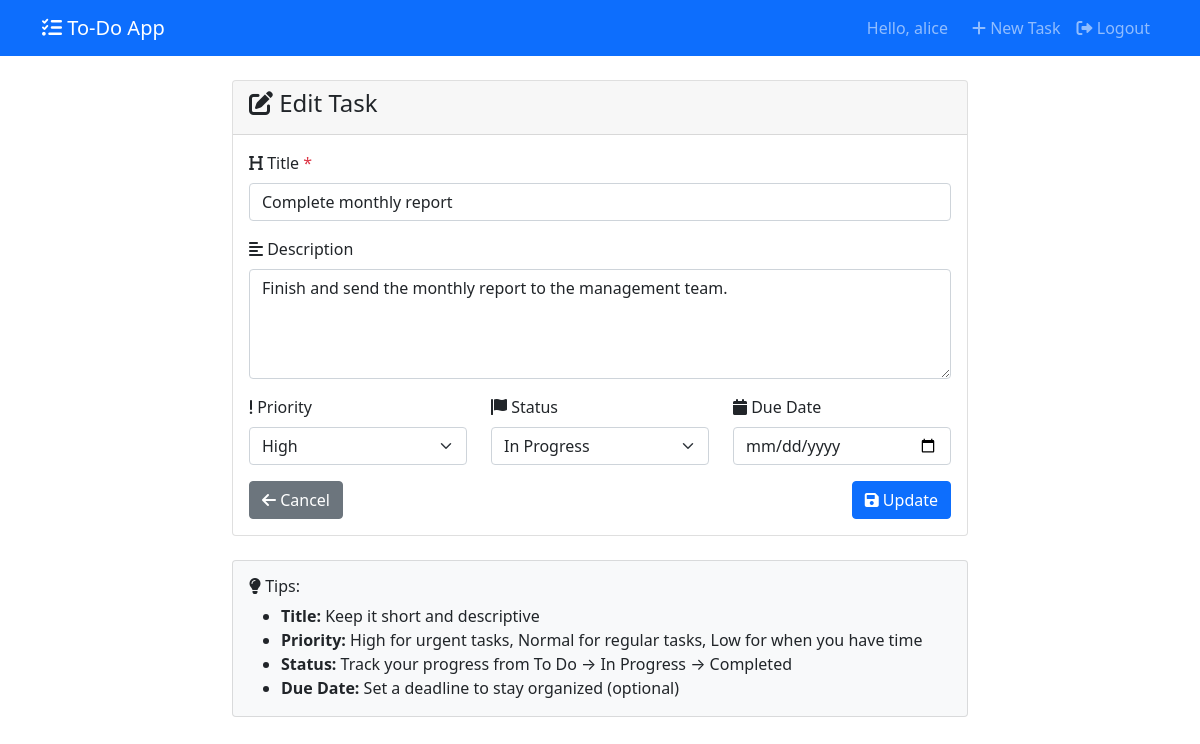
The page /task/1/edit/ (signed in) on the database its author committed.
### tasks/models.py (models this page shows, shortened)
class Task(models.Model):
    PRIORITY_CHOICES = [
        ('low', 'Low'),
        ('normal', 'Normal'),
        ('high', 'High'),
    ]
    STATUS_CHOICES = [
        ('todo', 'To Do'),
        ('in_progress', 'In Progress'),
        ('completed', 'Completed'),
    ]
    user = models.ForeignKey(
        User,
        on_delete=models.CASCADE,
        verbose_name="User",
        help_text="Task owner"
    )
    title = models.CharField(
        max_length=255,
        verbose_name="Title",
        help_text="Task title"
    )
    description = models.TextField(
        blank=True,
        null=True,
        verbose_name="Description",
        help_text="Detailed task description (optional)"
    )
    priority = models.CharField(
        max_length=10,
        choices=PRIORITY_CHOICES,
        default='normal',
        verbose_name="Priority",
        help_text="Task priority level"
    )
    due_date = models.DateField(
        blank=True,
        null=True,
        verbose_name="Due Date",
        help_text="Task deadline (optional)"
    )
    status = models.CharField(
        max_length=15,
        choices=STATUS_CHOICES,
        default='todo',
        verbose_name="Status",
        help_text="Task progress status"
    )
    created_date = models.DateTimeField(
        auto_now_add=True,
        verbose_name="Created Date"
    )
    modified_date = models.DateTimeField(
        auto_now=True,
        verbose_name="Modified Date"
    )
    class Meta:
        verbose_name = "Task"
        verbose_name_plural = "Tasks"
        ordering = ['-created_date']

### tasks/views.py (the view, shortened to what this page needs)
# urls.py: path('task/<int:pk>/edit/', views.TaskUpdateView.as_view(), name='task_update'),
class TaskUpdateView(LoginRequiredMixin, UpdateView):
    model = Task
    template_name = 'tasks/task_form.html'
    fields = ['title', 'description', 'priority', 'due_date', 'status']
    success_url = reverse_lazy('task_list')
    login_url = reverse_lazy('login')
    def get_queryset(self):
        return Task.objects.filter(user=self.request.user)
    def get_context_data(self, **kwargs):
        context = super().get_context_data(**kwargs)
        context['title'] = 'Edit Task'
        context['button_text'] = 'Update'
        return context

### templates/tasks/task_form.html (shortened to what this page needs)
{% extends 'base.html' %}
{% block content %}
<div class="row justify-content-center">
    <div class="col-md-8">
        <div class="card">
            <div class="card-header">
                <h4><i class="fas fa-{% if 'Edit' in title %}edit{% else %}plus{% endif %}"></i> {{ title }}</h4>
            </div>
            <div class="card-body">
                <form method="post">
                    <div class="mb-3">
                        <label for="{{ form.title.id_for_label }}" class="form-label">
                            <i class="fas fa-heading"></i> Title <span class="text-danger">*</span>
                        </label>
                        <input type="text"
                               class="form-control {% if form.title.errors %}is-invalid{% endif %}"
                               id="{{ form.title.id_for_label }}"
                               name="{{ form.title.name }}"
                               value="{{ form.title.value|default:'' }}"
                               placeholder="Enter task title"
                               required>
                    </div>
                    <div class="mb-3">
                        <label for="{{ form.description.id_for_label }}" class="form-label">
                            <i class="fas fa-align-left"></i> Description
                        </label>
                        <textarea class="form-control {% if form.description.errors %}is-invalid{% endif %}"
                                  id="{{ form.description.id_for_label }}"
                                  name="{{ form.description.name }}"
                                  rows="4"
                                  placeholder="Enter task description (optional)">{{ form.description.value|default:'' }}</textarea>
                    </div>
                    <div class="row">
                        <div class="col-md-4">
                            <div class="mb-3">
                                <label for="{{ form.priority.id_for_label }}" class="form-label">
                                    <i class="fas fa-exclamation"></i> Priority
                                </label>
                                <select class="form-select {% if form.priority.errors %}is-invalid{% endif %}"
                                        id="{{ form.priority.id_for_label }}"
                                        name="{{ form.priority.name }}">
                                    {% for value, label in form.priority.field.choices %}
                                        <option value="{{ value }}"
                                                {% if form.priority.value == value %}selected{% endif %}>
                                            {{ label }}
                                        </option>
                                    {% endfor %}
                                </select>
                            </div>
                        </div>
                        <div class="col-md-4">
                            <div class="mb-3">
                                <label for="{{ form.status.id_for_label }}" class="form-label">
                                    <i class="fas fa-flag"></i> Status
                                </label>
                                <select class="form-select {% if form.status.errors %}is-invalid{% endif %}"
                                        id="{{ form.status.id_for_label }}"
                                        name="{{ form.status.name }}">
                                    {% for value, label in form.status.field.choices %}
                                        <option value="{{ value }}"
                                                {% if form.status.value == value %}selected{% endif %}>
                                            {{ label }}
                                        </option>
                                    {% endfor %}
                                </select>
                            </div>
                        </div>
                        <div class="col-md-4">
                            <div class="mb-3">
                                <label for="{{ form.due_date.id_for_label }}" class="form-label">
                                    <i class="fas fa-calendar"></i> Due Date
                                </label>
                                <input type="date"
                                       class="form-control {% if form.due_date.errors %}is-invalid{% endif %}"
                                       id="{{ form.due_date.id_for_label }}"
                                       name="{{ form.due_date.name }}"
                                       value="{{ form.due_date.value|default:'' }}">
                            </div>
                        </div>
                    </div>
                    <div class="d-flex justify-content-between">
                        <a href="{% url 'task_list' %}" class="btn btn-secondary">
                            <i class="fas fa-arrow-left"></i> Cancel
                        </a>
                        <button type="submit" class="btn btn-primary">
                            <i class="fas fa-{% if 'Edit' in title %}save{% else %}plus{% endif %}"></i> {{ button_text }}
                        </button>
                    </div>
                </form>
            </div>
        </div>
    </div>
</div>
<div class="row justify-content-center mt-4">
    <div class="col-md-8">
        <div class="card bg-light">
            <div class="card-body">
                <h6><i class="fas fa-lightbulb"></i> Tips:</h6>
                <ul class="mb-0">
                    <li><strong>Title:</strong> Keep it short and descriptive</li>
                    <li><strong>Priority:</strong> High for urgent tasks, Normal for regular tasks, Low for when you have time</li>
                    <li><strong>Status:</strong> Track your progress from To Do → In Progress → Completed</li>
                    <li><strong>Due Date:</strong> Set a deadline to stay organized (optional)</li>
                </ul>
            </div>
        </div>
    </div>
</div>
{% endblock %}

### templates/base.html (shortened to what this page needs)
<!DOCTYPE html>
<html lang="en">
<head>
    <link href="https://cdn.jsdelivr.net/npm/bootstrap@5.1.3/dist/css/bootstrap.min.css" rel="stylesheet">
    <link href="https://cdnjs.cloudflare.com/ajax/libs/font-awesome/6.0.0/css/all.min.css" rel="stylesheet">
</head>
<body>
    <nav class="navbar navbar-expand-lg navbar-dark bg-primary">
        <div class="container">
            <a class="navbar-brand" href="{% url 'task_list' %}">
                <i class="fas fa-tasks"></i> To-Do App
            </a>
            {% if user.is_authenticated %}
                <div class="navbar-nav ms-auto">
                    <span class="navbar-text me-3">
                        Hello, {{ user.username }}
                    </span>
                    <a class="nav-link" href="{% url 'task_create' %}">
                        <i class="fas fa-plus"></i> New Task
                    </a>
                    <a class="nav-link" href="{% url 'logout' %}">
                        <i class="fas fa-sign-out-alt"></i> Logout
                    </a>
                </div>
            {% endif %}
        </div>
    </nav>
    <div class="container mt-4">
        {% block content %}
        {% endblock %}
    </div>
</body>
</html>

### rows shown on the page
Task: title "Complete monthly report", description "Finish and send the monthly report to the management team.", priority "High", status "In Progress"

### other values the page prints
{{ user.username }} "alice"
{{ title }} "Edit Task"
{{ button_text }} "Update"
